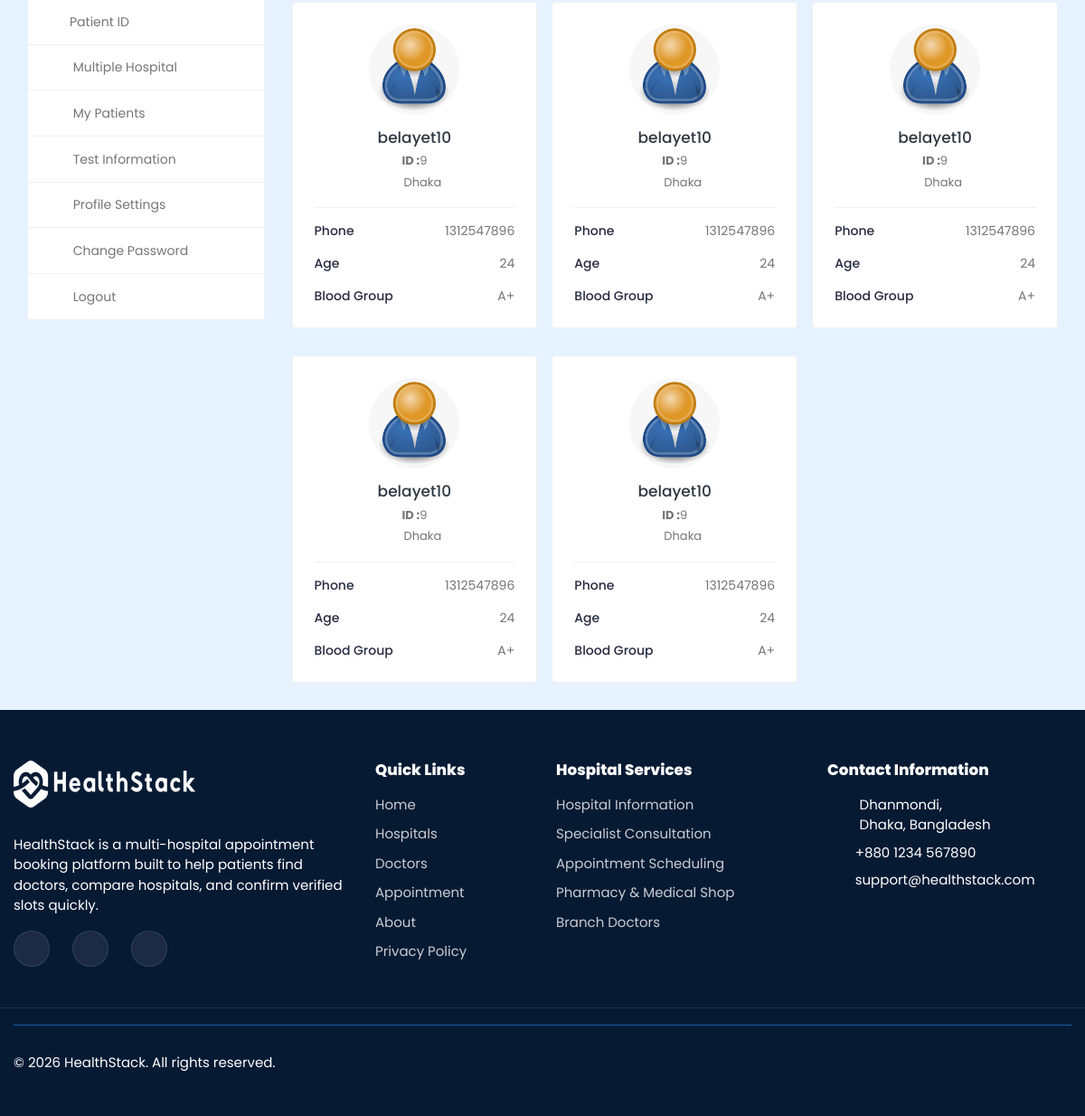
The app's page /doctor/my-patients/ (signed in, lower part), older data.
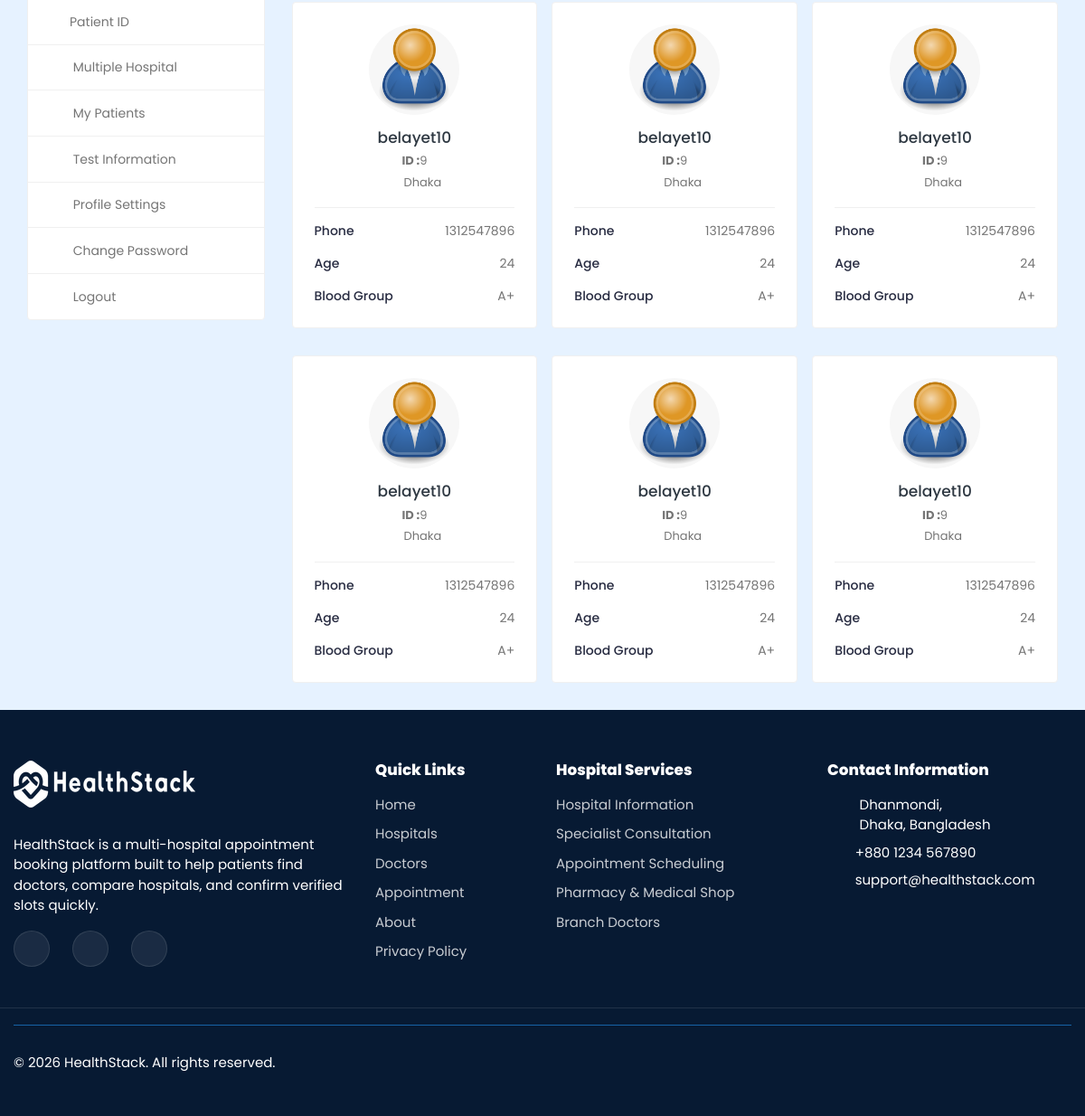
The same page, newer data.
### doctor/models.py (models this page shows, shortened)
class Appointment(models.Model):
    APPOINTMENT_TYPE = (
        ('report', 'report'),
        ('checkup', 'checkup'),
    )
    APPOINTMENT_STATUS = (
        ('pending', 'pending'),
        ('confirmed', 'confirmed'),
        ('cancelled', 'cancelled'),
    )
    id = models.AutoField(primary_key=True)
    date = models.DateField(null=True, blank=True)
    time = models.CharField(max_length=200, null=True, blank=True)
    doctor = models.ForeignKey(Doctor_Information, on_delete=models.CASCADE, null=True, blank=True)
    patient = models.ForeignKey(Patient, on_delete=models.CASCADE, null=True, blank=True)
    appointment_type = models.CharField(max_length=200, choices=APPOINTMENT_TYPE)
    appointment_status = models.CharField(max_length=200, choices=APPOINTMENT_STATUS)
    serial_number = models.CharField(max_length=200, null=True, blank=True)
    payment_status = models.CharField(max_length=200, null=True, blank=True, default='pending')
    transaction_id = models.CharField(max_length=255, null=True, blank=True)
    message = models.CharField(max_length=255, null=True, blank=True)

### hospital/models.py (models this page shows, shortened)
class Patient(models.Model):
    patient_id = models.AutoField(primary_key=True)
    user = models.OneToOneField(User, on_delete=models.CASCADE, null=True, blank=True, related_name='patient')
    name = models.CharField(max_length=200, null=True, blank=True)
    username = models.CharField(max_length=200, null=True, blank=True)
    age = models.IntegerField(null=True, blank=True)
    email = models.EmailField(max_length=200, null=True, blank=True)
    phone_number = models.IntegerField(null=True, blank=True)
    address = models.CharField(max_length=200, null=True, blank=True)
    featured_image = models.ImageField(upload_to='patients/', default='patients/user-default.png', null=True, blank=True)
    blood_group = models.CharField(max_length=200, null=True, blank=True)
    history = models.CharField(max_length=200, null=True, blank=True)
    dob = models.CharField(max_length=200, null=True, blank=True)
    nid = models.CharField(max_length=200, null=True, blank=True)
    serial_number = models.CharField(max_length=200, null=True, blank=True)
    login_status = models.CharField(max_length=200, null=True, blank=True, default="offline")

### doctor/views.py (the view)
# urls.py: path('my-patients/', views.my_patients, name='my-patients'),
@csrf_exempt
@login_required(login_url="doctor-login")
def my_patients(request):
    if request.user.is_doctor:
        doctor = Doctor_Information.objects.get(user=request.user)
        appointments = Appointment.objects.filter(doctor=doctor).filter(appointment_status='confirmed')
    else:
        redirect('doctor-logout')
    context = {'doctor': doctor, 'appointments': appointments}
    return render(request, 'my-patients.html', context)

### templates/my-patients.html (shortened to what this page needs)
{% load static %}
<!DOCTYPE html>
<html lang="en">
<head>
		<link rel="stylesheet" href="{% static 'HealthStack-System/css/Normal/bootstrap.min.css' %}">
		<link rel="stylesheet" href="{% static 'HealthStack-System/plugins/Normal/fontawesome/css/fontawesome.min.css' %}">
		<link rel="stylesheet" href="{% static 'HealthStack-System/plugins/Normal/fontawesome/css/all.min.css' %}">
		<link rel="stylesheet" href="{% static 'HealthStack-System/css/Normal/style.css' %}">
	</head>
	<body>
		<div class="main-wrapper">
			<div class="content">
				<div class="container-fluid">
					<div class="row">
						<div class="col-md-5 col-lg-4 col-xl-3 theiaStickySidebar">
							<div>{% include 'doctor-sidebar.html' %}</div>
						</div>
						<div class="col-md-7 col-lg-8 col-xl-9">
							<div class="row row-grid">
								{% for appointment in appointments %}
								<div class="col-md-6 col-lg-4 col-xl-3">
									<div class="card widget-profile pat-widget-profile">
										<div class="card-body">
											<div class="pro-widget-content">
												<div class="profile-info-widget">
													<a href="{% url 'patient-profile' pk=appointment.patient.patient_id %}" class="booking-doc-img">
														<img src="{{appointment.patient.featured_image.url}}" alt="User Image">
													</a>
													<div class="profile-det-info">
														<h3><a href="{% url 'patient-profile' pk=appointment.patient.patient_id %}">{{appointment.patient.name}}</a></h3>
														<div class="patient-details">
															<h5><b>ID :</b>{{appointment.patient.patient_id}}</h5>
															<h5 class="mb-0"><i class="fas fa-map-marker-alt"></i>{{appointment.patient.address}}</h5>
														</div>
													</div>
												</div>
											</div>
											<div class="patient-info">
												<ul>
													<li>Phone <span>{{appointment.patient.phone_number}}</span></li>
													<li>Age <span>{{appointment.patient.age}}</span></li>
													<li>Blood Group <span>{{appointment.patient.blood_group}}</span></li>
												</ul>
											</div>
										</div>
									</div>
								</div>
								{% endfor %}
							</div>
						</div>
					</div>
				</div>
			</div>
			{% include 'footer.html' %}
		</div>
	</body>
</html>

Row changes from the older to the newer data that the page shows:
added Appointment: patient.featured_image (placeholder picture), patient.name "belayet10", patient.patient_id "9", patient.address "Dhaka", patient.phone_number "1312547896", patient.age "24", patient.blood_group "A+"
